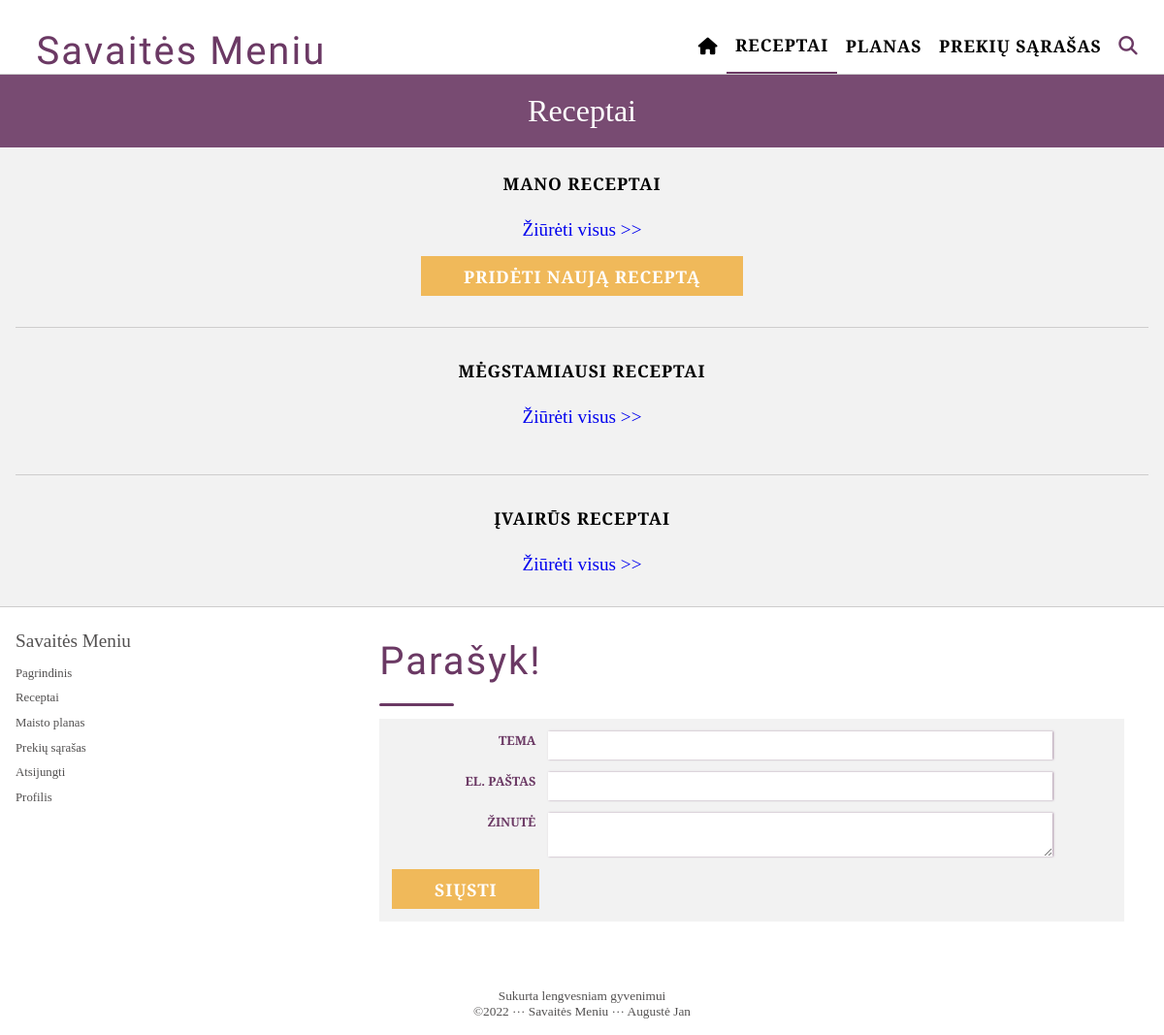
Before: /recipes (signed in) with the older database file.
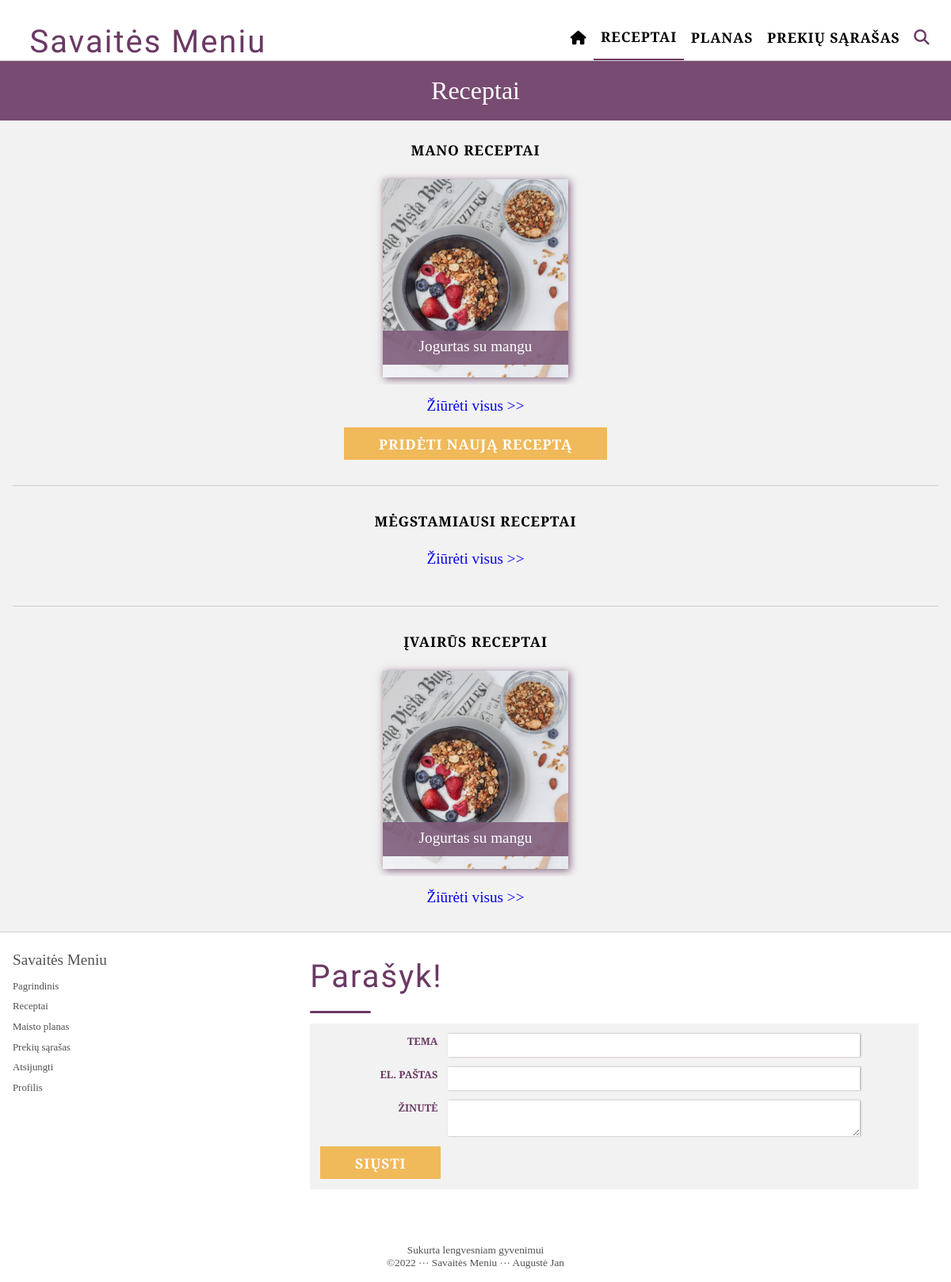
After: the same page with the newer database file.
### flaskr/model.py (models this page shows)
class Recipe(db.Model):
    id = db.Column(db.Integer, primary_key = True)
    name = db.Column(db.String(100))
    recipeIngredients = db.relationship('Ingredient', secondary=recipeIngredients, lazy=True)
    instruction = db.Column(db.String(10000))
    picture = db.Column(db.String(1000))
    cookingtime = db.Column(db.Integer)
    portions = db.Column(db.Integer)
    user_id = db.Column(db.Integer, db.ForeignKey('user.id'))
    description = db.Column(db.String(10000))
    recipetypes = db.relationship('Foodtype', secondary=recipeTypes, lazy=True)
    recipeCoursetype = db.relationship('Coursetype', secondary=recipeCoursetype, lazy=True)

### flaskr/private_pages.py (the view)
@private_pages.route('/recipes', methods=['GET', 'POST'])
def recipes():
    if request.method == 'GET':
        admin_ID = User.query.filter_by(role_name = 'admin').first().id
        adminRecipes = Recipe.query.filter_by(user_id=admin_ID).order_by(-Recipe.id).limit(5).all()
        if current_user.is_authenticated:
            loggedIn = 'True'
            user = User.query.filter_by(id=current_user.id).first()
            myRecipes = Recipe.query.filter_by(user_id=current_user.id).order_by(-Recipe.id).limit(5).all()
            myfavoriteRecipesdata = db.session.query(favoriteRecipes).filter_by(user_id=current_user.id).all()
            myfavoriteRecipes = convertDbTableDataToQueryList(myfavoriteRecipesdata, 5, 0)
            inMyRecipes = set(myRecipes)
            inMyFavorites = set(myfavoriteRecipes)
            inMyRecipesNotFavorites = inMyRecipes - inMyFavorites
            fullListofRecipesForPicturesDict = list(inMyRecipesNotFavorites) + myfavoriteRecipes
            myRecipesPictDict = createPictDictWithModifiedPaths(fullListofRecipesForPicturesDict)
        else:
            loggedIn = 'False'
            myRecipes = None
            myfavoriteRecipes = None
            myRecipesPictDict = None
            user = None
        adminRecipesPictDict = createPictDictWithModifiedPaths(adminRecipes)
    return render_template('pages/private/recipes.html', adminRecipes=adminRecipes, myRecipes=myRecipes,
        myfavoriteRecipes=myfavoriteRecipes, myRecipesPictDict=myRecipesPictDict, loggedIn=loggedIn,
        adminRecipesPictDict=adminRecipesPictDict, user=user)

### flaskr/private_pages.py (called while the page is built)
def convertDbTableDataToQueryList(dataRowWithRecipeID, limitValue, offsetValue):
    recipeIDList = []
    for recipeItem in  dataRowWithRecipeID:
        recipeID = recipeItem.recipe_id
        recipeIDList.append(recipeID)
    admin_ID = User.query.filter_by(role_name = 'admin').first().id
    allowedID = [current_user.id, admin_ID]
    RecipesList = Recipe.query.filter(Recipe.id.in_(recipeIDList), Recipe.user_id.in_(allowedID)).offset(offsetValue).limit(limitValue).all()
    return RecipesList

def createPictDictWithModifiedPaths(recipeList):
    myRecipesPictDict ={}
    for singlerecipe in recipeList:
        fullPicturePath = singlerecipe.picture
        if fullPicturePath:
            modifiedPicturePath =  '..' + fullPicturePath.split("flaskr")[1]
        else:
            modifiedPicturePath=''
        myRecipesPictDict[singlerecipe.id]=modifiedPicturePath
    return myRecipesPictDict

### flaskr/templates/pages/private/recipes.html (shortened to what this page needs)
{% extends "base.html" %}
{% block navrecipes %} active {% endblock %}
{% block content%}
<section class="recipes-page page-outer-container">
    <h1 class="title-for-recipes-page wide-purple-bk page-title-text">Receptai</h1>
    <div class="recipes-inner-container page-inner-container">
    {% if loggedIn == "True" %}
    {% if user.role_name == 'chef' or user.role_name == 'admin'  %}
        <h2 class="bold-uppercase-normal">Mano receptai</h2>
        <div class="recipes-page-multiple-cards multiple-recipe-cards">
            {% for recipe in myRecipes %}
                <a href="single_recipe?recipeID={{recipe.id}}" class="recipe-card-cube">
                    <h3 class="text-unimportant-title">
                            {{ recipe.name }}
                    </h3>
                    {% if myRecipesPictDict[recipe.id] != "" %}
                    <img src='{{ myRecipesPictDict[recipe.id] }}'/>
                    {% else %}
                    <img src='../../../static/images/intro1s.jpg'/>
                    {% endif %}
                </a>
            {% endfor %}
        </div>
        <div class="href-link-to-all-recipes">
            <a href="my-recipes" class="text-unimportant-title">Žiūrėti visus >></a>
        </div>
        <button id="add-recipe-button" class="button">Pridėti naują receptą</button>
        <div class="divider"></div>
        <h2 class="bold-uppercase-normal">Mėgstamiausi receptai</h2>
        <div class="href-link-to-all-recipes">
            <a href="my-favorites" class="text-unimportant-title">Žiūrėti visus >></a>
        </div>
        <div class="divider"></div>
    {% endif %}
    {% endif %}
        <h2 class="bold-uppercase-normal">Įvairūs receptai</h2>
        <div class="recipes-page-multiple-cards multiple-recipe-cards">
            {% for recipe in adminRecipes %}
            <a href="single_recipe?recipeID={{recipe.id}}" class="recipe-card-cube">
                <h3 class="text-unimportant-title">
                    {{ recipe.name }}
                </h3>
                {% if adminRecipesPictDict[recipe.id] != "" %}
                <img src='{{ adminRecipesPictDict[recipe.id] }}'/>
                {% else %}
                <img src='../../../static/images/intro1s.jpg'/>
                {% endif %}
            </a>
            {% endfor %}
        </div>
        <div class="href-link-to-all-recipes">
            <a href="various-recipes" class="text-unimportant-title">Žiūrėti visus >></a>
        </div>
    </div>
</section>
{% endblock %}
{% block register %}
{% if loggedIn == "False" %}
            <li><a href="register">Registruotis</a></li>
            <li><a href="login">Prisijungti</a></li>
{% else %}
<li><a href="logout">Atsijungti</a></li>
<li><a href="profile">Profilis</a></li>
{% endif %}
{% endblock %}

### flaskr/templates/base.html (shortened to what this page needs)
<!DOCTYPE html>
<html lang="en">
<head>
    <link href="../static/index-style.css" rel="stylesheet" />
</head>
<body>
    <nav class="bold-uppercase-normal">
        <ul class="nav-ul">
            <li class="nav-li title curly-title-like">
                <a href="/">
                    Savaitės Meniu
                </a>
            </li>
            <li class="nav-li home web-mob {% block navhome %} {% endblock %}">
                <a href="/">
                    <i class="fa-solid fa-house"></i>
                </a>
            </li>
            <li class="nav-li recipes web-mob {% block navrecipes %} {% endblock %}" ><a href="recipes">Receptai</a></li>
            <li class="nav-li week-plan web-mob {% block navcalendar %} {% endblock %}"><a href="calendar">Planas</a></li>
            <li class="nav-li shop-list web-mob {% block navgroceries %} {% endblock %}"><a href="groc_list">Prekių sąrašas</a></li>
            <li class="nav-li search web-mob {% block navsearch %} {% endblock %}"><a href="search"><i class="fa-solid fa-magnifying-glass icon"></i></a></li>
        </ul>
    </nav>
    {% block content %}
    {% endblock %}
    <div class="divider"></div>
    <footer>
        <div class="footer-nav">
            <h2 class="text-unimportant-title">Savaitės Meniu</h2>
            <ul class="simple-text-small">
                <li><a href="/">Pagrindinis</a></li>
                <li><a href="recipes">Receptai</a></li>
                <li><a href="calendar">Maisto planas</a></li>
                <li><a href="groc_list">Prekių sąrašas</a></li>
                {% block register %}
                {% endblock %}
            </ul>
        </div>
        <div class="message-me">
            <section class="contact-me form-style">
                <h2 class="curly-title-like">Parašyk!</h2>
                <div class="decoration-line"></div>
                <form class="bold-uppercase-small" action="/send-email" method="POST">
                    <label for="#message-theme" >Tema</label>
                    <input type="text" id="message-theme" name="message-subject" required>
                    <label for="#message-email" >El. paštas</label>
                    <input type="email" id="message-email" name="message-email" required>
                    <label for="#message-text">Žinutė</label>
                    <textarea id="message-text" name="message-text" required></textarea>
                    <button class="button" type="submit">Siųsti</button>
                </form>
            </section>
        </div>
        <div class="copyrights">
            <small>
                Sukurta lengvesniam gyvenimui
            </small>
            <small>
                &#169<span id="date"></span> &middot&middot&middot Savaitės Meniu &middot&middot&middot Augustė Jan
            </small>
        </div>
    </footer>
</body>
</html>

Changed rows visible on the page:
now on this page (row edited): Recipe: name "Jogurtas su mangu"
